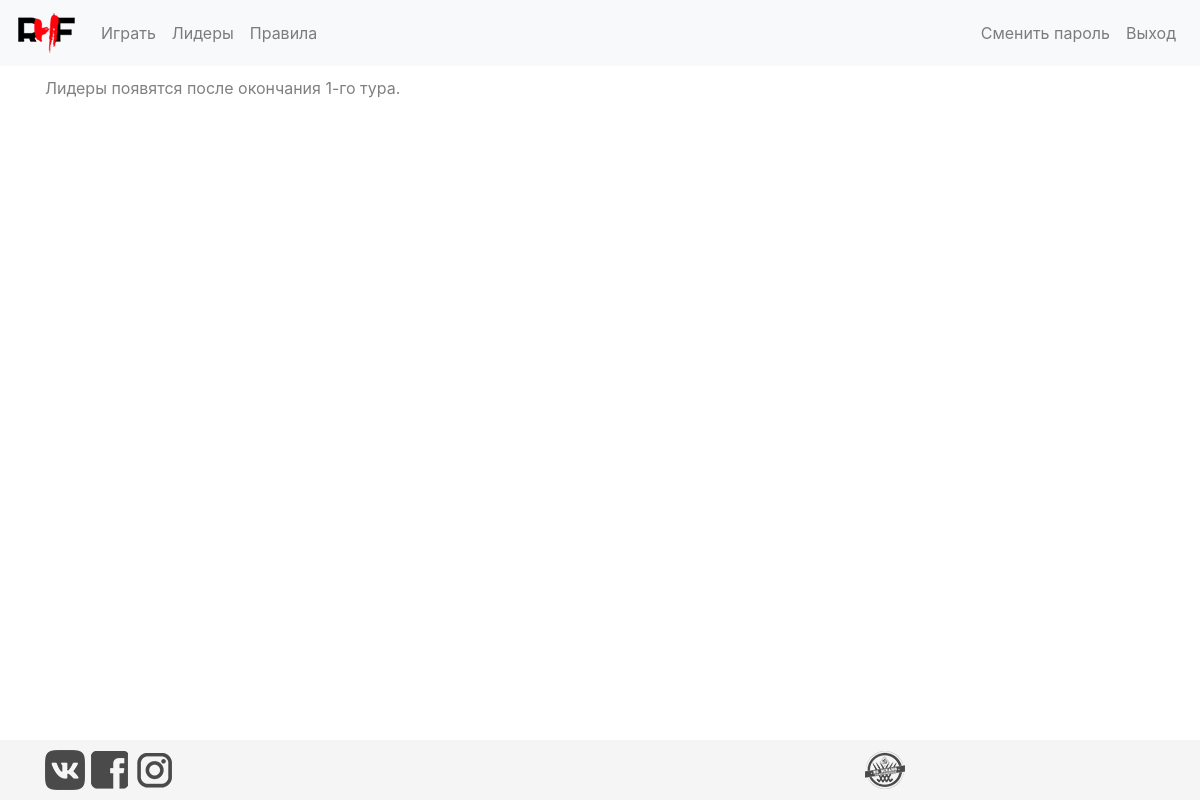
Before: /leaders/ (signed in) with the older database file.
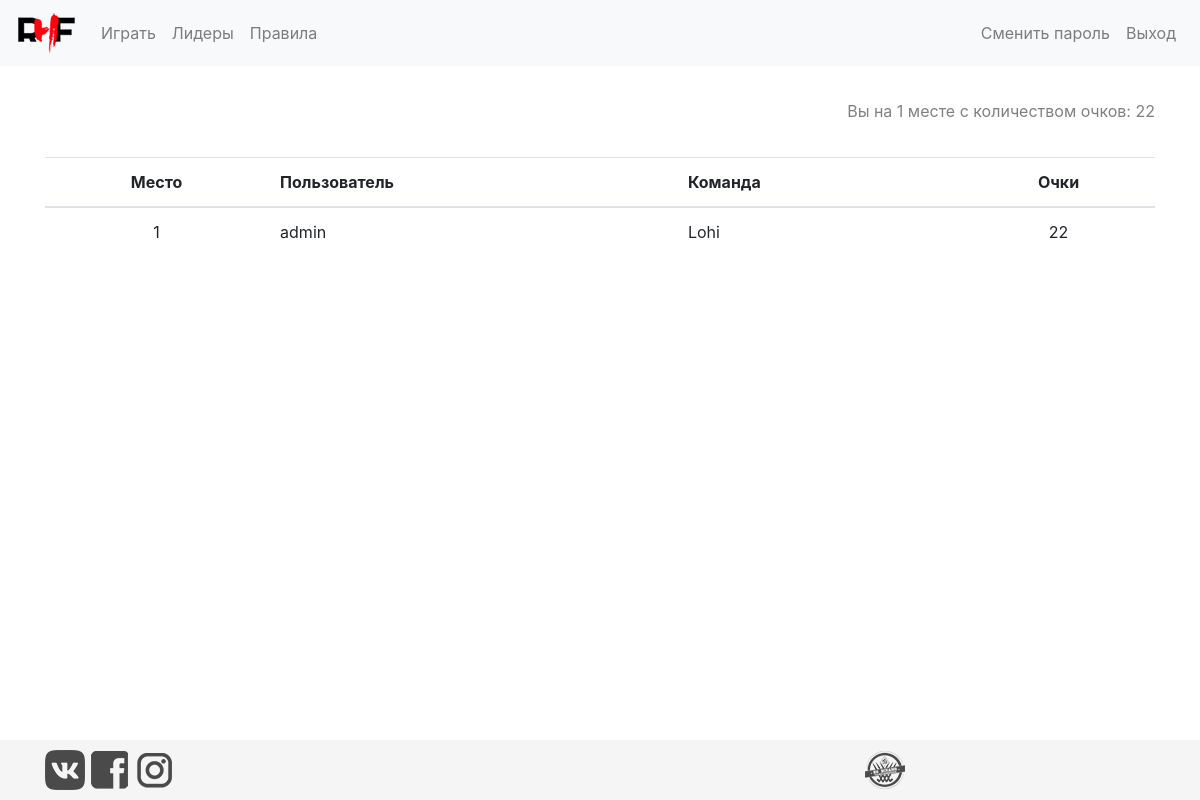
After: the same page with the newer database file.
### accounts/models.py (models this page shows, shortened)
class Profile(models.Model):
    user_id = models.OneToOneField(User, on_delete=models.CASCADE, primary_key=True)
    team_name = models.CharField(max_length=30, null=True, blank=True, unique=True)
    budget = models.FloatField(default=DEFAULT_BUDGET)
    changes_count = models.PositiveIntegerField(default=0)
    refresh_changes = models.BooleanField(editable=False, default=False)
    points = models.PositiveIntegerField(default=0, blank=False, null=False)

### fantasy_hockey/views.py (the view)
# urls.py: url(r'^leaders/$', views.render_leaders, name="leaders"),
def render_leaders(request):
    users = Profile.objects.filter(points__gt=0).order_by('-points')
    position = False
    points = False
    if request.user.is_authenticated(): # and current_profile in users:
        current_profile = Profile.objects.get(user_id=request.user)
        if current_profile in users:
            position = list(users).index(current_profile) + 1
            points = current_profile.points
    if len(users) > 100:
        users = users[:100]
    utc_now = datetime.datetime.now(datetime.timezone.utc)
    try:
        banners = AdBanners.objects.get(start_time__lte=utc_now, end_time__gte=utc_now)
    except:
        banners = False
    return render(request, 'leaders.html', context={'users': users, 'position': position, 'points': points, 'banners': banners})

### templates/leaders.html (shortened to what this page needs)
{% extends "base.html" %}
{% block content %}
{% load staticfiles%}
<div class="container">
    {% if not users %}
        <p class="not-users-in-leaders">Лидеры появятся после окончания 1-го тура.</p>
    {% else %}
    <table class="table table-leaders">
        <thead>
            <tr>
                <th scope="col" class="cell_centerize">Место</th>
                <th scope="col">Пользователь</th>
                <th scope="col">Команда</th>
                <th scope="col" class="cell_centerize">Очки</th>
            </tr>
        </thead>
        <tbody class="tbody-leaders">
            {% if position %}
                <p class="position-in-leaders">Вы на {{ position }} месте с количеством очков: {{ points }}</p>
            {% endif %}
            {% for user in users %}
                    <tr class="user_row" data-user-id="{{ user.pk }}">
                        <td class="cell_centerize">{{ forloop.counter }}</td>
                        <td>{{ user.user_id.username }}</td>
                        <td>{{ user.team_name }}</td>
                        <td class="cell_centerize">{{ user.points }}</td>
                    </tr>
            {% endfor %}
        </tbody>
    </table>
{% endif %}
</div>
{% endblock %}

Changed rows visible on the page:
now on this page (row edited): Profile: user_id.username "admin", team_name "Lohi", points "22"
Other visible differences:
{{ position }}: (not shown) → "1"
{{ points }}: (not shown) → "22"
text no longer shown: "Лидеры появятся после окончания 1-го тура."
text now shown: "Место Пользователь Команда Очки Вы на месте с количеством очков:"
